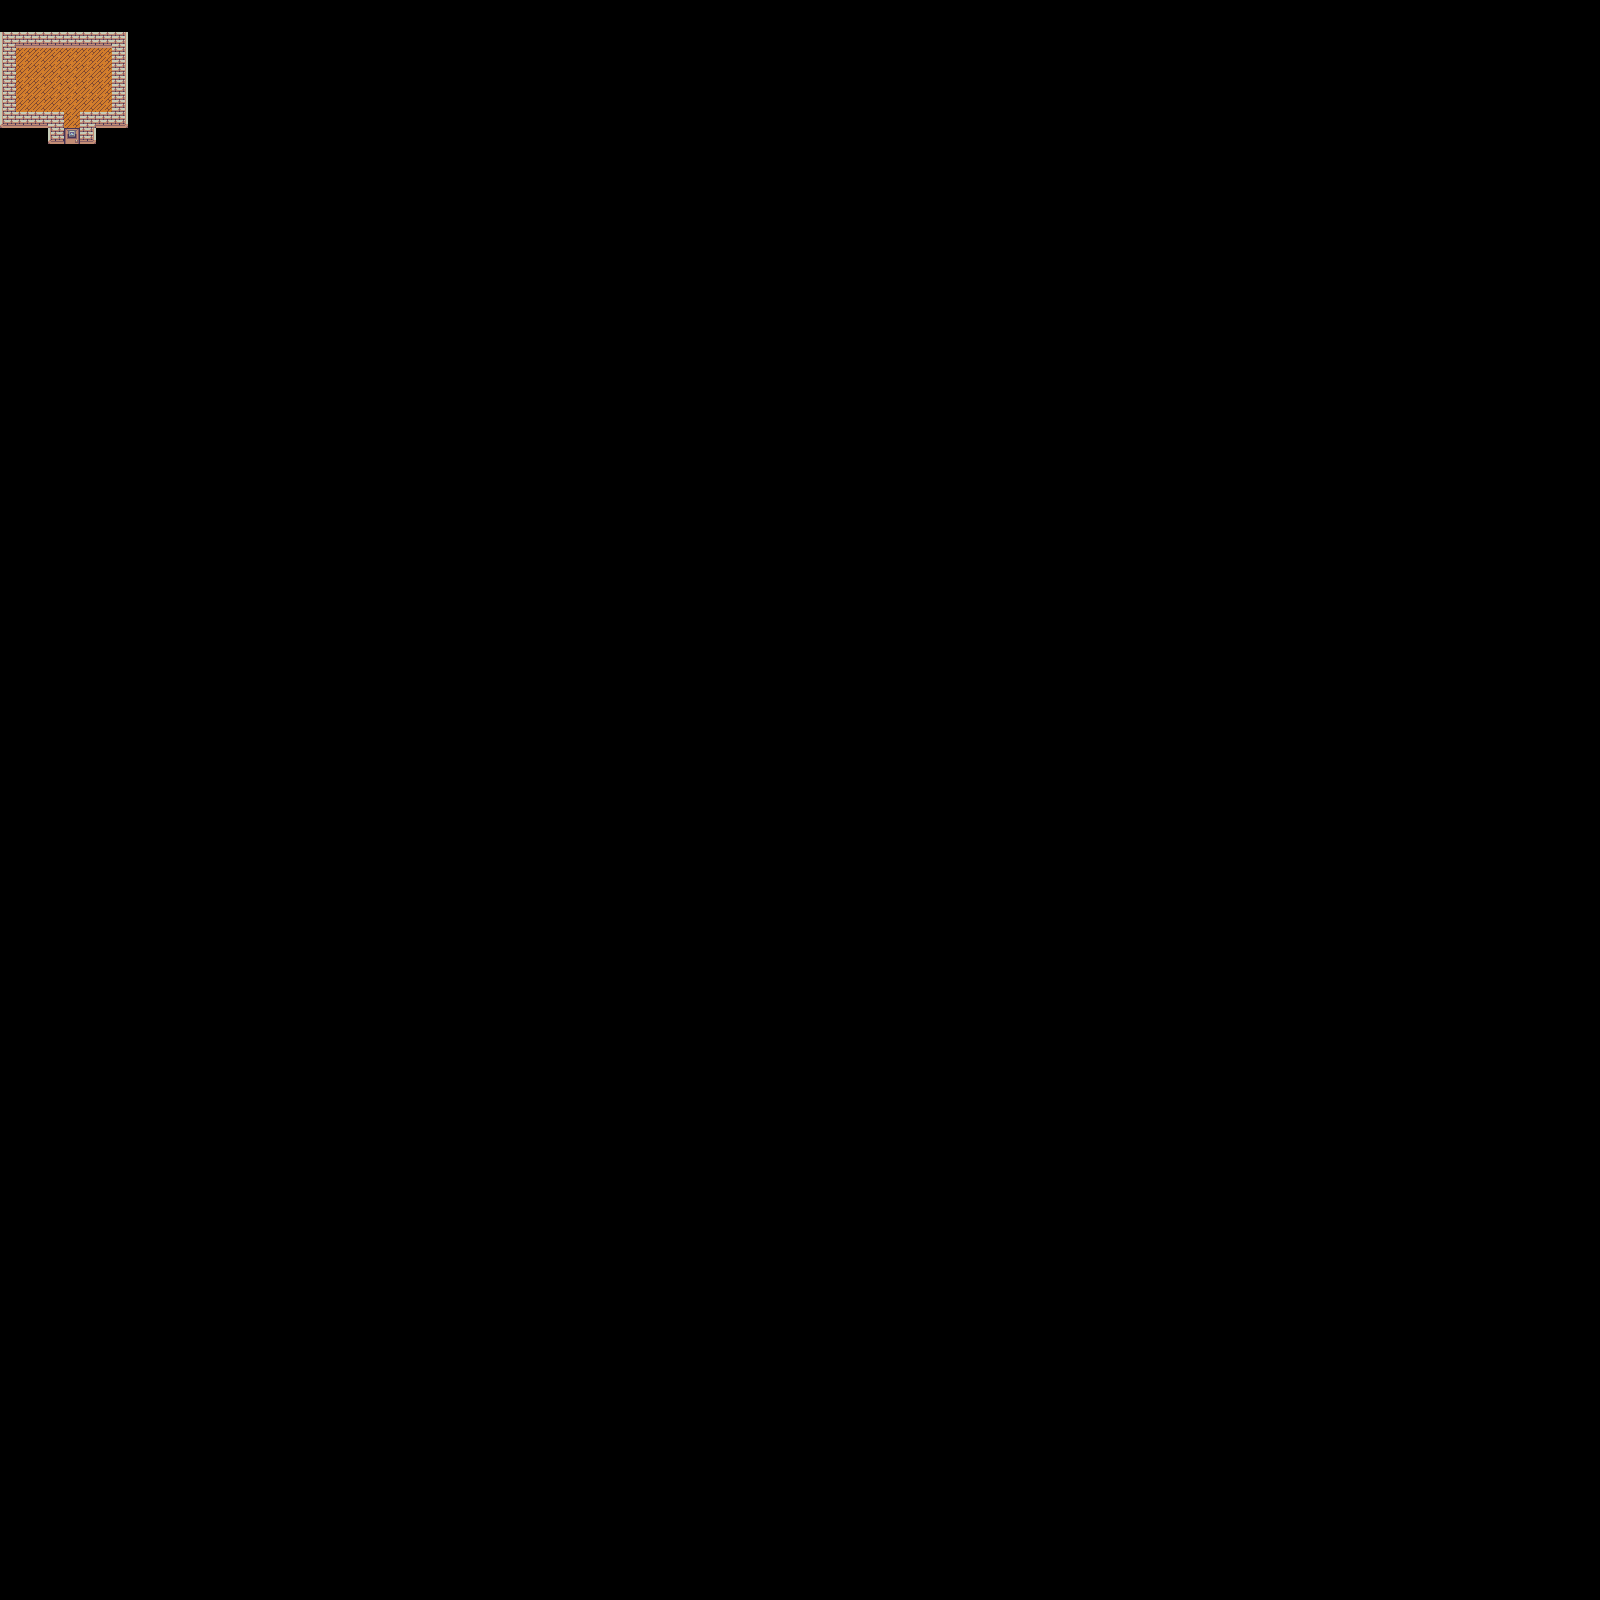

The image is a tile-based game level rendered from a .tmx file. Its description and source (layers, tilesets, objects; grid data summarised) follow:
An orthogonal 100x100 tile map with 16x16 px tiles, 1 tile layer (map), 2 tilesets and 9 objects (shop7, shop6, shop5, shop4, shop3, ...).

<map version="1.4" tiledversion="1.4.2" orientation="orthogonal" renderorder="right-down" width="100" height="100" tilewidth="16" tileheight="16" infinite="0" nextlayerid="5" nextobjectid="10">
 <tileset firstgid="1" source="../tileset/basictiles.tsx" />
 <tileset firstgid="121" source="../tileset/tiny-16.tsx" />
 <layer id="1" name="map" width="100" height="100">
  <data>[10000 cells, 51 non-empty, 8 distinct tile ids]</data>
 </layer>
 <objectgroup id="2" name="impassables">
  <object id="3" name="shop7" x="0" y="32" width="16" height="96" />
  <object id="4" name="shop6" x="16" y="32" width="96" height="16" />
  <object id="5" name="shop5" x="112" y="32" width="16" height="96" />
  <object id="6" name="shop4" x="83" y="112" width="29" height="16" />
  <object id="7" name="shop3" x="16" y="112" width="45" height="16" />
  <object id="8" name="shop2" x="48" y="128" width="13" height="16" />
  <object id="9" name="shop1" x="83" y="128" width="13" height="16" />
 </objectgroup>
 <objectgroup id="3" name="doors">
  <object id="1" name="shop1" type="door" x="61" y="128" width="22" height="16">
   <properties>
    <property name="to_map" value="level1" />
    <property name="to_spawn" value="shop1" />
   </properties>
  </object>
 </objectgroup>
 <objectgroup id="4" name="spawns">
  <object id="2" name="shop1" type="spawn" x="64" y="112">
   <point />
  </object>
 </objectgroup>
</map>
